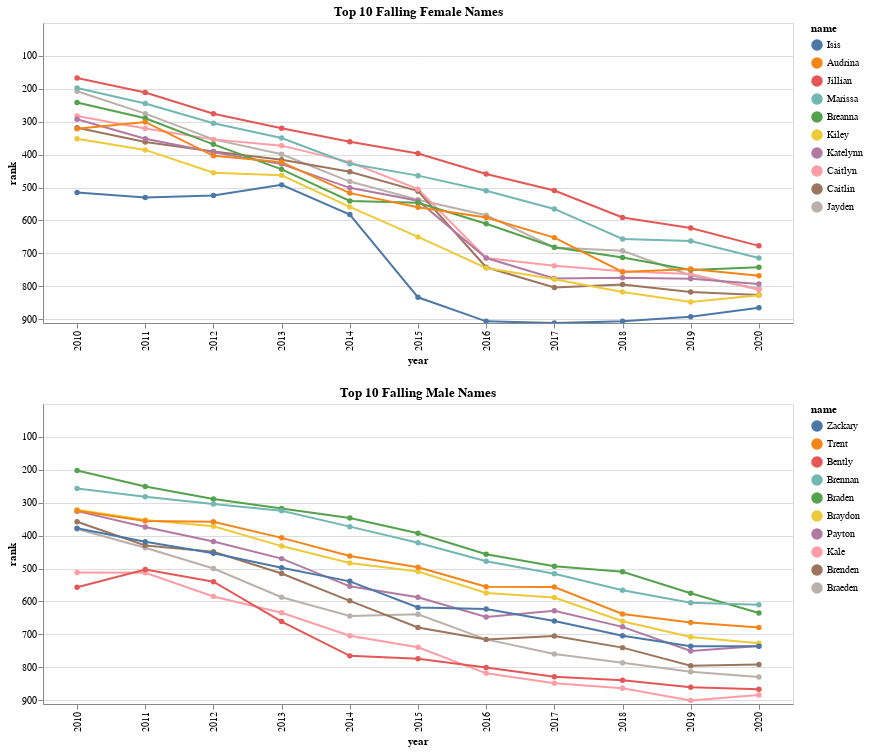

Notebook source saved alongside this figure:
### Markdown cell above
### Which names are going out of style?

We can easily explore which names are decreasing in popularity by sorting the data the opposite way. You could include names that drop out of the top 1000 at any year within the selected range, but not including them provides a more consistent view the data.

Results will vary depending on how you've selected the year, but with the default settings, you should see that the female name *Isis* really took a popularity hit when ISIS leader Abu Bakr al Baghdadi announced the formation of a caliphate in 2014.

### Code cell
plotTrends(data_slopes, limit=name_limit, top=False)

### Figure 1 — Vega-Lite specification as saved in the notebook (floating-point values rounded to 4 significant figures)
{"config": {"view": {"continuousWidth": 400, "continuousHeight": 300}}, "vconcat": [{"data": {"name": "data-d83f23b212fda2f6cfc654c030ac86e1"}, "mark": {"type": "line", "point": true}, "encoding": {"color": {"field": "name", "sort": ["Isis", "Audrina", "Jillian", "Marissa", "Breanna", "Kiley", "Katelynn", "Caitlyn", "Caitlin", "Jayden"], "type": "nominal"}, "tooltip": [{"field": "name", "type": "nominal"}, {"field": "rank", "type": "quantitative"}], "x": {"field": "year", "type": "ordinal"}, "y": {"axis": {"tickCount": 10}, "field": "rank", "scale": {"domain": [911.0, 1]}, "type": "quantitative"}}, "selection": {"selector003": {"type": "interval", "bind": "scales", "encodings": ["x", "y"]}}, "title": "Top 10 Falling Female Names", "width": 750}, {"data": {"name": "data-907692677aa732767c931b1e6cfd39b1"}, "mark": {"type": "line", "point": true}, "encoding": {"color": {"field": "name", "sort": ["Zackary", "Trent", "Bently", "Brennan", "Braden", "Braydon", "Payton", "Kale", "Brenden", "Braeden"], "type": "nominal"}, "tooltip": [{"field": "name", "type": "nominal"}, {"field": "rank", "type": "quantitative"}], "x": {"field": "year", "type": "ordinal"}, "y": {"axis": {"tickCount": 10}, "field": "rank", "scale": {"domain": [911.0, 1]}, "type": "quantitative"}}, "selection": {"selector004": {"type": "interval", "bind": "scales", "encodings": ["x", "y"]}}, "title": "Top 10 Falling Male Names", "width": 750}], "resolve": {"scale": {"color": "independent"}}, "$schema": "https://vega.github.io/schema/vega-lite/v4.17.0.json", "datasets": {"data-d83f23b212fda2f6cfc654c030ac86e1": [{"sex": "Female", "name": "Jayden", "slope": -60.37, "total": 1463, "year": 2010, "rank": 208.0}, {"sex": "Female", "name": "Jayden", "slope": -60.37, "total": 1075, "year": 2011, "rank": 276.0}, {"sex": "Female", "name": "Jayden", "slope": -60.37, "total": 825, "year": 2012, "rank": 354.0}, {"sex": "Female", "name": "Jayden", "slope": -60.37, "total": 697, "year": 2013, "rank": 399.0}, {"sex": "Female", "name": "Jayden", "slope": -60.37, "total": 575, "year": 2014, "rank": 482.0}, {"sex": "Female", "name": "Jayden", "slope": -60.37, "total": 443, "year": 2015, "rank": 537.0}, {"sex": "Female", "name": "Jayden", "slope": -60.37, "total": 390, "year": 2016, "rank": 584.0}, {"sex": "Female", "name": "Jayden", "slope": -60.37, "total": 283, "year": 2017, "rank": 682.0}, {"sex": "Female", "name": "Jayden", "slope": -60.37, "total": 269, "year": 2018, "rank": 692.0}, {"sex": "Female", "name": "Jayden", "slope": -60.37, "total": 192, "year": 2019, "rank": 767.0}, {"sex": "Female", "name": "Jayden", "slope": -60.37, "total": 128, "year": 2020, "rank": 807.0}, {"sex": "Female", "name": "Caitlin", "slope": -60.25, "total": 944, "year": 2010, "rank": 319.0}, {"sex": "Female", "name": "Caitlin", "slope": -60.25, "total": 803, "year": 2011, "rank": 362.0}, {"sex": "Female", "name": "Caitlin", "slope": -60.25, "total": 740, "year": 2012, "rank": 391.0}, {"sex": "Female", "name": "Caitlin", "slope": -60.25, "total": 654, "year": 2013, "rank": 416.0}, {"sex": "Female", "name": "Caitlin", "slope": -60.25, "total": 628, "year": 2014, "rank": 452.0}, {"sex": "Female", "name": "Caitlin", "slope": -60.25, "total": 477, "year": 2015, "rank": 511.0}, {"sex": "Female", "name": "Caitlin", "slope": -60.25, "total": 218, "year": 2016, "rank": 742.0}, {"sex": "Female", "name": "Caitlin", "slope": -60.25, "total": 160, "year": 2017, "rank": 803.0}, {"sex": "Female", "name": "Caitlin", "slope": -60.25, "total": 165, "year": 2018, "rank": 794.0}, {"sex": "Female", "name": "Caitlin", "slope": -60.25, "total": 142, "year": 2019, "rank": 817.0}, {"sex": "Female", "name": "Caitlin", "slope": -60.25, "total": 109, "year": 2020, "rank": 826.0}, {"sex": "Female", "name": "Caitlyn", "slope": -60.16, "total": 1070, "year": 2010, "rank": 283.0}, {"sex": "Female", "name": "Caitlyn", "slope": -60.16, "total": 929, "year": 2011, "rank": 321.0}, {"sex": "Female", "name": "Caitlyn", "slope": -60.16, "total": 825, "year": 2012, "rank": 354.0}, {"sex": "Female", "name": "Caitlyn", "slope": -60.16, "total": 753, "year": 2013, "rank": 373.0}, {"sex": "Female", "name": "Caitlyn", "slope": -60.16, "total": 691, "year": 2014, "rank": 423.0}, {"sex": "Female", "name": "Caitlyn", "slope": -60.16, "total": 493, "year": 2015, "rank": 505.0}, {"sex": "Female", "name": "Caitlyn", "slope": -60.16, "total": 248, "year": 2016, "rank": 714.0}, {"sex": "Female", "name": "Caitlyn", "slope": -60.16, "total": 228, "year": 2017, "rank": 737.0}, {"sex": "Female", "name": "Caitlyn", "slope": -60.16, "total": 205, "year": 2018, "rank": 754.0}, {"sex": "Female", "name": "Caitlyn", "slope": -60.16, "total": 197, "year": 2019, "rank": 762.0}, {"sex": "Female", "name": "Caitlyn", "slope": -60.16, "total": 125, "year": 2020, "rank": 810.0}, {"sex": "Female", "name": "Katelynn", "slope": -56.82, "total": 1027, "year": 2010, "rank": 293.0}, {"sex": "Female", "name": "Katelynn", "slope": -56.82, "total": 838, "year": 2011, "rank": 352.0}, {"sex": "Female", "name": "Katelynn", "slope": -56.82, "total": 736, "year": 2012, "rank": 393.0}, {"sex": "Female", "name": "Katelynn", "slope": -56.82, "total": 619, "year": 2013, "rank": 429.0}, {"sex": "Female", "name": "Katelynn", "slope": -56.82, "total": 540, "year": 2014, "rank": 501.0}, {"sex": "Female", "name": "Katelynn", "slope": -56.82, "total": 440, "year": 2015, "rank": 540.0}, {"sex": "Female", "name": "Katelynn", "slope": -56.82, "total": 248, "year": 2016, "rank": 714.0}, {"sex": "Female", "name": "Katelynn", "slope": -56.82, "total": 187, "year": 2017, "rank": 776.0}, {"sex": "Female", "name": "Katelynn", "slope": -56.82, "total": 185, "year": 2018, "rank": 774.0}, {"sex": "Female", "name": "Katelynn", "slope": -56.82, "total": 182, "year": 2019, "rank": 777.0}, {"sex": "Female", "name": "Katelynn", "slope": -56.82, "total": 142, "year": 2020, "rank": 793.0}, {"sex": "Female", "name": "Kiley", "slope": -55.64, "total": 840, "year": 2010, "rank": 352.0}, {"sex": "Female", "name": "Kiley", "slope": -55.64, "total": 735, "year": 2011, "rank": 386.0}, {"sex": "Female", "name": "Kiley", "slope": -55.64, "total": 593, "year": 2012, "rank": 455.0}, {"sex": "Female", "name": "Kiley", "slope": -55.64, "total": 559, "year": 2013, "rank": 463.0}, {"sex": "Female", "name": "Kiley", "slope": -55.64, "total": 433, "year": 2014, "rank": 559.0}, {"sex": "Female", "name": "Kiley", "slope": -55.64, "total": 307, "year": 2015, "rank": 650.0}, {"sex": "Female", "name": "Kiley", "slope": -55.64, "total": 216, "year": 2016, "rank": 744.0}, {"sex": "Female", "name": "Kiley", "slope": -55.64, "total": 185, "year": 2017, "rank": 778.0}, {"sex": "Female", "name": "Kiley", "slope": -55.64, "total": 142, "year": 2018, "rank": 817.0}, {"sex": "Female", "name": "Kiley", "slope": -55.64, "total": 112, "year": 2019, "rank": 847.0}, {"sex": "Female", "name": "Kiley", "slope": -55.64, "total": 108, "year": 2020, "rank": 827.0}, {"sex": "Female", "name": "Breanna", "slope": -53.73, "total": 1282, "year": 2010, "rank": 242.0}, {"sex": "Female", "name": "Breanna", "slope": -53.73, "total": 1025, "year": 2011, "rank": 290.0}, {"sex": "Female", "name": "Breanna", "slope": -53.73, "total": 778, "year": 2012, "rank": 369.0}, {"sex": "Female", "name": "Breanna", "slope": -53.73, "total": 591, "year": 2013, "rank": 445.0}, {"sex": "Female", "name": "Breanna", "slope": -53.73, "total": 459, "year": 2014, "rank": 541.0}, {"sex": "Female", "name": "Breanna", "slope": -53.73, "total": 429, "year": 2015, "rank": 546.0}, {"sex": "Female", "name": "Breanna", "slope": -53.73, "total": 362, "year": 2016, "rank": 610.0}, {"sex": "Female", "name": "Breanna", "slope": -53.73, "total": 284, "year": 2017, "rank": 681.0}, {"sex": "Female", "name": "Breanna", "slope": -53.73, "total": 247, "year": 2018, "rank": 712.0}, {"sex": "Female", "name": "Breanna", "slope": -53.73, "total": 209, "year": 2019, "rank": 750.0}, {"sex": "Female", "name": "Breanna", "slope": -53.73, "total": 193, "year": 2020, "rank": 742.0}, {"sex": "Female", "name": "Marissa", "slope": -52.85, "total": 1531, "year": 2010, "rank": 198.0}, {"sex": "Female", "name": "Marissa", "slope": -52.85, "total": 1243, "year": 2011, "rank": 245.0}, {"sex": "Female", "name": "Marissa", "slope": -52.85, "total": 1005, "year": 2012, "rank": 305.0}, {"sex": "Female", "name": "Marissa", "slope": -52.85, "total": 818, "year": 2013, "rank": 350.0}, {"sex": "Female", "name": "Marissa", "slope": -52.85, "total": 678, "year": 2014, "rank": 428.0}, {"sex": "Female", "name": "Marissa", "slope": -52.85, "total": 581, "year": 2015, "rank": 464.0}, {"sex": "Female", "name": "Marissa", "slope": -52.85, "total": 506, "year": 2016, "rank": 510.0}, {"sex": "Female", "name": "Marissa", "slope": -52.85, "total": 431, "year": 2017, "rank": 565.0}, {"sex": "Female", "name": "Marissa", "slope": -52.85, "total": 306, "year": 2018, "rank": 656.0}, {"sex": "Female", "name": "Marissa", "slope": -52.85, "total": 306, "year": 2019, "rank": 662.0}, {"sex": "Female", "name": "Marissa", "slope": -52.85, "total": 224, "year": 2020, "rank": 714.0}, {"sex": "Female", "name": "Jillian", "slope": -51.0, "total": 1818, "year": 2010, "rank": 168.0}, {"sex": "Female", "name": "Jillian", "slope": -51.0, "total": 1430, "year": 2011, "rank": 212.0}, {"sex": "Female", "name": "Jillian", "slope": -51.0, "total": 1102, "year": 2012, "rank": 276.0}, {"sex": "Female", "name": "Jillian", "slope": -51.0, "total": 945, "year": 2013, "rank": 320.0}, {"sex": "Female", "name": "Jillian", "slope": -51.0, "total": 848, "year": 2014, "rank": 361.0}, {"sex": "Female", "name": "Jillian", "slope": -51.0, "total": 721, "year": 2015, "rank": 397.0}, {"sex": "Female", "name": "Jillian", "slope": -51.0, "total": 602, "year": 2016, "rank": 459.0}, {"sex": "Female", "name": "Jillian", "slope": -51.0, "total": 524, "year": 2017, "rank": 509.0}, {"sex": "Female", "name": "Jillian", "slope": -51.0, "total": 383, "year": 2018, "rank": 591.0}, {"sex": "Female", "name": "Jillian", "slope": -51.0, "total": 352, "year": 2019, "rank": 623.0}, {"sex": "Female", "name": "Jillian", "slope": -51.0, "total": 263, "year": 2020, "rank": 677.0}, {"sex": "Female", "name": "Audrina", "slope": -50.93, "total": 939, "year": 2010, "rank": 322.0}, {"sex": "Female", "name": "Audrina", "slope": -50.93, "total": 984, "year": 2011, "rank": 301.0}, {"sex": "Female", "name": "Audrina", "slope": -50.93, "total": 704, "year": 2012, "rank": 404.0}, {"sex": "Female", "name": "Audrina", "slope": -50.93, "total": 640, "year": 2013, "rank": 423.0}, {"sex": "Female", "name": "Audrina", "slope": -50.93, "total": 502, "year": 2014, "rank": 517.0}, {"sex": "Female", "name": "Audrina", "slope": -50.93, "total": 410, "year": 2015, "rank": 560.0}, {"sex": "Female", "name": "Audrina", "slope": -50.93, "total": 383, "year": 2016, "rank": 591.0}, {"sex": "Female", "name": "Audrina", "slope": -50.93, "total": 319, "year": 2017, "rank": 652.0}, {"sex": "Female", "name": "Audrina", "slope": -50.93, "total": 203, "year": 2018, "rank": 756.0}, {"sex": "Female", "name": "Audrina", "slope": -50.93, "total": 212, "year": 2019, "rank": 747.0}, {"sex": "Female", "name": "Audrina", "slope": -50.93, "total": 167, "year": 2020, "rank": 768.0}, {"sex": "Female", "name": "Isis", "slope": -50.05, "total": 471, "year": 2010, "rank": 515.0}, {"sex": "Female", "name": "Isis", "slope": -50.05, "total": 449, "year": 2011, "rank": 530.0}, {"sex": "Female", "name": "Isis", "slope": -50.05, "total": 467, "year": 2012, "rank": 524.0}, {"sex": "Female", "name": "Isis", "slope": -50.05, "total": 500, "year": 2013, "rank": 492.0}, {"sex": "Female", "name": "Isis", "slope": -50.05, "total": 401, "year": 2014, "rank": 582.0}, {"sex": "Female", "name": "Isis", "slope": -50.05, "total": 117, "year": 2015, "rank": 833.0}, {"sex": "Female", "name": "Isis", "slope": -50.05, "total": 53, "year": 2016, "rank": 906.0}, {"sex": "Female", "name": "Isis", "slope": -50.05, "total": 52, "year": 2017, "rank": 911.0}, {"sex": "Female", "name": "Isis", "slope": -50.05, "total": 53, "year": 2018, "rank": 906.0}, {"sex": "Female", "name": "Isis", "slope": -50.05, "total": 67, "year": 2019, "rank": 892.0}, {"sex": "Female", "name": "Isis", "slope": -50.05, "total": 70, "year": 2020, "rank": 865.0}], "data-907692677aa732767c931b1e6cfd39b1": [{"sex": "Male", "name": "Braeden", "slope": -45.65, "total": 688, "year": 2010, "rank": 380.0}, {"sex": "Male", "name": "Braeden", "slope": -45.65, "total": 561, "year": 2011, "rank": 437.0}, {"sex": "Male", "name": "Braeden", "slope": -45.65, "total": 446, "year": 2012, "rank": 500.0}, {"sex": "Male", "name": "Braeden", "slope": -45.65, "total": 329, "year": 2013, "rank": 587.0}, {"sex": "Male", "name": "Braeden", "slope": -45.65, "total": 289, "year": 2014, "rank": 644.0}, {"sex": "Male", "name": "Braeden", "slope": -45.65, "total": 293, "year": 2015, "rank": 639.0}, {"sex": "Male", "name": "Braeden", "slope": -45.65, "total": 204, "year": 2016, "rank": 715.0}, {"sex": "Male", "name": "Braeden", "slope": -45.65, "total": 150, "year": 2017, "rank": 759.0}, {"sex": "Male", "name": "Braeden", "slope": -45.65, "total": 123, "year": 2018, "rank": 786.0}, {"sex": "Male", "name": "Braeden", "slope": -45.65, "total": 113, "year": 2019, "rank": 813.0}, {"sex": "Male", "name": "Braeden", "slope": -45.65, "total": 80, "year": 2020, "rank": 829.0}, {"sex": "Male", "name": "Brenden", "slope": -45.41, "total": 752, "year": 2010, "rank": 358.0}, {"sex": "Male", "name": "Brenden", "slope": -45.41, "total": 577, "year": 2011, "rank": 430.0}, {"sex": "Male", "name": "Brenden", "slope": -45.41, "total": 533, "year": 2012, "rank": 449.0}, {"sex": "Male", "name": "Brenden", "slope": -45.41, "total": 429, "year": 2013, "rank": 515.0}, {"sex": "Male", "name": "Brenden", "slope": -45.41, "total": 342, "year": 2014, "rank": 598.0}, {"sex": "Male", "name": "Brenden", "slope": -45.41, "total": 241, "year": 2015, "rank": 679.0}, {"sex": "Male", "name": "Brenden", "slope": -45.41, "total": 204, "year": 2016, "rank": 715.0}, {"sex": "Male", "name": "Brenden", "slope": -45.41, "total": 204, "year": 2017, "rank": 705.0}, {"sex": "Male", "name": "Brenden", "slope": -45.41, "total": 169, "year": 2018, "rank": 740.0}, {"sex": "Male", "name": "Brenden", "slope": -45.41, "total": 131, "year": 2019, "rank": 795.0}, {"sex": "Male", "name": "Brenden", "slope": -45.41, "total": 118, "year": 2020, "rank": 791.0}, {"sex": "Male", "name": "Kale", "slope": -43.49, "total": 423, "year": 2010, "rank": 512.0}, {"sex": "Male", "name": "Kale", "slope": -43.49, "total": 424, "year": 2011, "rank": 513.0}, {"sex": "Male", "name": "Kale", "slope": -43.49, "total": 325, "year": 2012, "rank": 585.0}, {"sex": "Male", "name": "Kale", "slope": -43.49, "total": 259, "year": 2013, "rank": 634.0}, {"sex": "Male", "name": "Kale", "slope": -43.49, "total": 216, "year": 2014, "rank": 704.0}, {"sex": "Male", "name": "Kale", "slope": -43.49, "total": 176, "year": 2015, "rank": 739.0}, {"sex": "Male", "name": "Kale", "slope": -43.49, "total": 101, "year": 2016, "rank": 818.0}, {"sex": "Male", "name": "Kale", "slope": -43.49, "total": 61, "year": 2017, "rank": 848.0}, {"sex": "Male", "name": "Kale", "slope": -43.49, "total": 46, "year": 2018, "rank": 863.0}, {"sex": "Male", "name": "Kale", "slope": -43.49, "total": 26, "year": 2019, "rank": 900.0}, {"sex": "Male", "name": "Kale", "slope": -43.49, "total": 25, "year": 2020, "rank": 884.0}, {"sex": "Male", "name": "Payton", "slope": -43.05, "total": 890, "year": 2010, "rank": 326.0}, {"sex": "Male", "name": "Payton", "slope": -43.05, "total": 719, "year": 2011, "rank": 374.0}, {"sex": "Male", "name": "Payton", "slope": -43.05, "total": 596, "year": 2012, "rank": 418.0}, {"sex": "Male", "name": "Payton", "slope": -43.05, "total": 510, "year": 2013, "rank": 470.0}, {"sex": "Male", "name": "Payton", "slope": -43.05, "total": 410, "year": 2014, "rank": 554.0}, {"sex": "Male", "name": "Payton", "slope": -43.05, "total": 363, "year": 2015, "rank": 587.0}, {"sex": "Male", "name": "Payton", "slope": -43.05, "total": 281, "year": 2016, "rank": 647.0}, {"sex": "Male", "name": "Payton", "slope": -43.05, "total": 288, "year": 2017, "rank": 628.0}, {"sex": "Male", "name": "Payton", "slope": -43.05, "total": 237, "year": 2018, "rank": 677.0}, {"sex": "Male", "name": "Payton", "slope": -43.05, "total": 176, "year": 2019, "rank": 750.0}, {"sex": "Male", "name": "Payton", "slope": -43.05, "total": 174, "year": 2020, "rank": 735.0}, {"sex": "Male", "name": "Braydon", "slope": -42.84, "total": 924, "year": 2010, "rank": 322.0}, {"sex": "Male", "name": "Braydon", "slope": -42.84, "total": 802, "year": 2011, "rank": 353.0}, {"sex": "Male", "name": "Braydon", "slope": -42.84, "total": 731, "year": 2012, "rank": 372.0}, {"sex": "Male", "name": "Braydon", "slope": -42.84, "total": 588, "year": 2013, "rank": 432.0}, {"sex": "Male", "name": "Braydon", "slope": -42.84, "total": 527, "year": 2014, "rank": 483.0}, {"sex": "Male", "name": "Braydon", "slope": -42.84, "total": 489, "year": 2015, "rank": 509.0}, {"sex": "Male", "name": "Braydon", "slope": -42.84, "total": 380, "year": 2016, "rank": 574.0}, {"sex": "Male", "name": "Braydon", "slope": -42.84, "total": 341, "year": 2017, "rank": 588.0}, {"sex": "Male", "name": "Braydon", "slope": -42.84, "total": 256, "year": 2018, "rank": 660.0}, {"sex": "Male", "name": "Braydon", "slope": -42.84, "total": 219, "year": 2019, "rank": 708.0}, {"sex": "Male", "name": "Braydon", "slope": -42.84, "total": 182, "year": 2020, "rank": 727.0}, {"sex": "Male", "name": "Braden", "slope": -41.63, "total": 1709, "year": 2010, "rank": 203.0}, {"sex": "Male", "name": "Braden", "slope": -41.63, "total": 1342, "year": 2011, "rank": 251.0}, {"sex": "Male", "name": "Braden", "slope": -41.63, "total": 1135, "year": 2012, "rank": 289.0}, {"sex": "Male", "name": "Braden", "slope": -41.63, "total": 965, "year": 2013, "rank": 318.0}, {"sex": "Male", "name": "Braden", "slope": -41.63, "total": 892, "year": 2014, "rank": 347.0}, {"sex": "Male", "name": "Braden", "slope": -41.63, "total": 757, "year": 2015, "rank": 393.0}, {"sex": "Male", "name": "Braden", "slope": -41.63, "total": 598, "year": 2016, "rank": 457.0}, {"sex": "Male", "name": "Braden", "slope": -41.63, "total": 510, "year": 2017, "rank": 493.0}, {"sex": "Male", "name": "Braden", "slope": -41.63, "total": 478, "year": 2018, "rank": 510.0}, {"sex": "Male", "name": "Braden", "slope": -41.63, "total": 387, "year": 2019, "rank": 575.0}, {"sex": "Male", "name": "Braden", "slope": -41.63, "total": 281, "year": 2020, "rank": 635.0}, {"sex": "Male", "name": "Brennan", "slope": -39.33, "total": 1278, "year": 2010, "rank": 257.0}, {"sex": "Male", "name": "Brennan", "slope": -39.33, "total": 1177, "year": 2011, "rank": 282.0}, {"sex": "Male", "name": "Brennan", "slope": -39.33, "total": 1011, "year": 2012, "rank": 304.0}, {"sex": "Male", "name": "Brennan", "slope": -39.33, "total": 927, "year": 2013, "rank": 325.0}, {"sex": "Male", "name": "Brennan", "slope": -39.33, "total": 806, "year": 2014, "rank": 373.0}, {"sex": "Male", "name": "Brennan", "slope": -39.33, "total": 689, "year": 2015, "rank": 422.0}, {"sex": "Male", "name": "Brennan", "slope": -39.33, "total": 549, "year": 2016, "rank": 478.0}, {"sex": "Male", "name": "Brennan", "slope": -39.33, "total": 463, "year": 2017, "rank": 516.0}, {"sex": "Male", "name": "Brennan", "slope": -39.33, "total": 381, "year": 2018, "rank": 566.0}, {"sex": "Male", "name": "Brennan", "slope": -39.33, "total": 338, "year": 2019, "rank": 604.0}, {"sex": "Male", "name": "Brennan", "slope": -39.33, "total": 312, "year": 2020, "rank": 610.0}, {"sex": "Male", "name": "Bently", "slope": -38.54, "total": 359, "year": 2010, "rank": 557.0}, {"sex": "Male", "name": "Bently", "slope": -38.54, "total": 435, "year": 2011, "rank": 503.0}, {"sex": "Male", "name": "Bently", "slope": -38.54, "total": 376, "year": 2012, "rank": 540.0}, {"sex": "Male", "name": "Bently", "slope": -38.54, "total": 231, "year": 2013, "rank": 661.0}, {"sex": "Male", "name": "Bently", "slope": -38.54, "total": 154, "year": 2014, "rank": 765.0}, {"sex": "Male", "name": "Bently", "slope": -38.54, "total": 141, "year": 2015, "rank": 774.0}, {"sex": "Male", "name": "Bently", "slope": -38.54, "total": 119, "year": 2016, "rank": 800.0}, {"sex": "Male", "name": "Bently", "slope": -38.54, "total": 81, "year": 2017, "rank": 828.0}, {"sex": "Male", "name": "Bently", "slope": -38.54, "total": 70, "year": 2018, "rank": 839.0}, {"sex": "Male", "name": "Bently", "slope": -38.54, "total": 66, "year": 2019, "rank": 860.0}, {"sex": "Male", "name": "Bently", "slope": -38.54, "total": 43, "year": 2020, "rank": 866.0}, {"sex": "Male", "name": "Trent", "slope": -38.48, "total": 898, "year": 2010, "rank": 325.0}, {"sex": "Male", "name": "Trent", "slope": -38.48, "total": 798, "year": 2011, "rank": 356.0}, {"sex": "Male", "name": "Trent", "slope": -38.48, "total": 791, "year": 2012, "rank": 358.0}, {"sex": "Male", "name": "Trent", "slope": -38.48, "total": 654, "year": 2013, "rank": 407.0}, {"sex": "Male", "name": "Trent", "slope": -38.48, "total": 566, "year": 2014, "rank": 462.0}, {"sex": "Male", "name": "Trent", "slope": -38.48, "total": 517, "year": 2015, "rank": 496.0}, {"sex": "Male", "name": "Trent", "slope": -38.48, "total": 412, "year": 2016, "rank": 555.0}, {"sex": "Male", "name": "Trent", "slope": -38.48, "total": 390, "year": 2017, "rank": 556.0}, {"sex": "Male", "name": "Trent", "slope": -38.48, "total": 281, "year": 2018, "rank": 638.0}, {"sex": "Male", "name": "Trent", "slope": -38.48, "total": 265, "year": 2019, "rank": 664.0}, {"sex": "Male", "name": "Trent", "slope": -38.48, "total": 233, "year": 2020, "rank": 679.0}, {"sex": "Male", "name": "Zackary", "slope": -38.31, "total": 695, "year": 2010, "rank": 378.0}, {"sex": "Male", "name": "Zackary", "slope": -38.31, "total": 598, "year": 2011, "rank": 419.0}, {"sex": "Male", "name": "Zackary", "slope": -38.31, "total": 522, "year": 2012, "rank": 454.0}, {"sex": "Male", "name": "Zackary", "slope": -38.31, "total": 466, "year": 2013, "rank": 498.0}, {"sex": "Male", "name": "Zackary", "slope": -38.31, "total": 434, "year": 2014, "rank": 539.0}, {"sex": "Male", "name": "Zackary", "slope": -38.31, "total": 321, "year": 2015, "rank": 618.0}, {"sex": "Male", "name": "Zackary", "slope": -38.31, "total": 312, "year": 2016, "rank": 623.0}, {"sex": "Male", "name": "Zackary", "slope": -38.31, "total": 251, "year": 2017, "rank": 659.0}, {"sex": "Male", "name": "Zackary", "slope": -38.31, "total": 206, "year": 2018, "rank": 704.0}, {"sex": "Male", "name": "Zackary", "slope": -38.31, "total": 191, "year": 2019, "rank": 736.0}, {"sex": "Male", "name": "Zackary", "slope": -38.31, "total": 173, "year": 2020, "rank": 736.0}]}}
